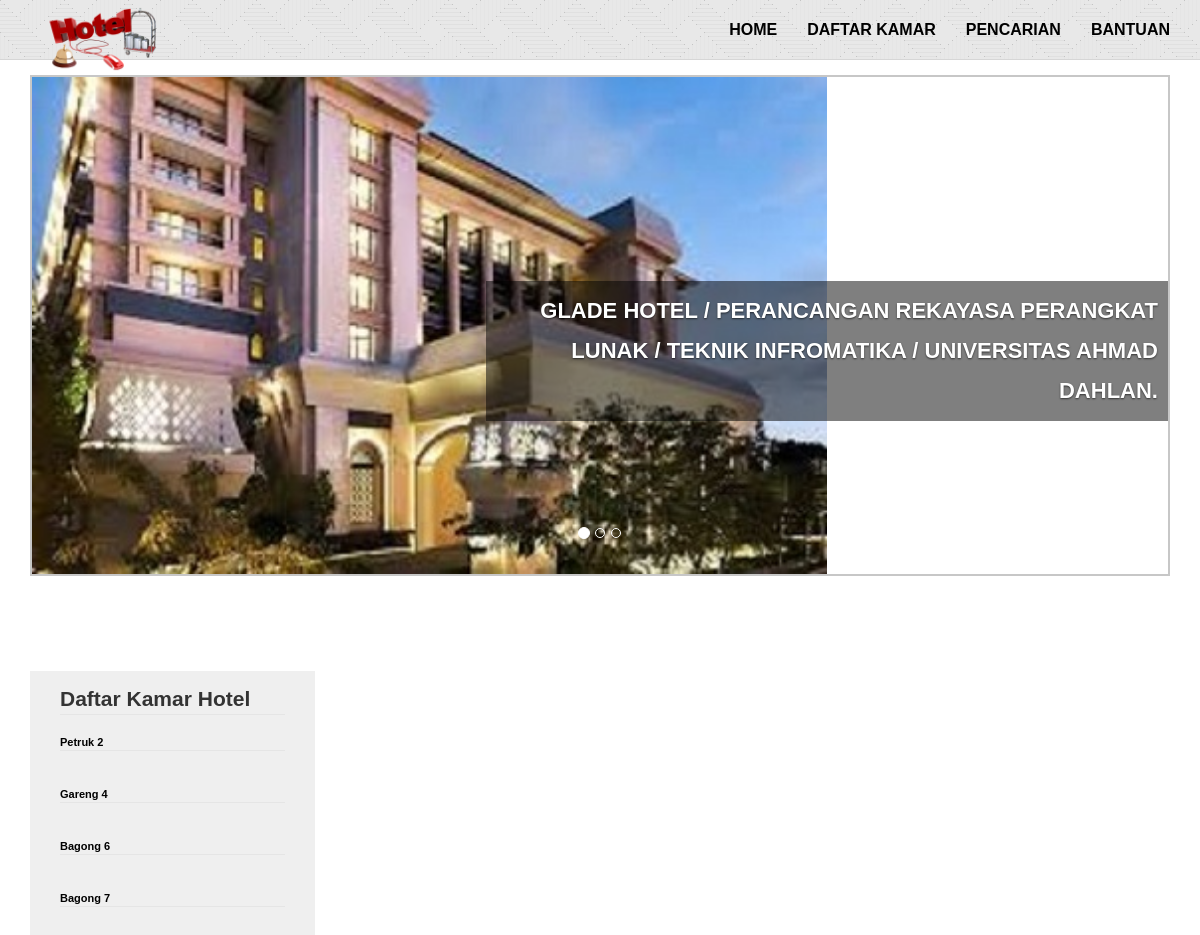
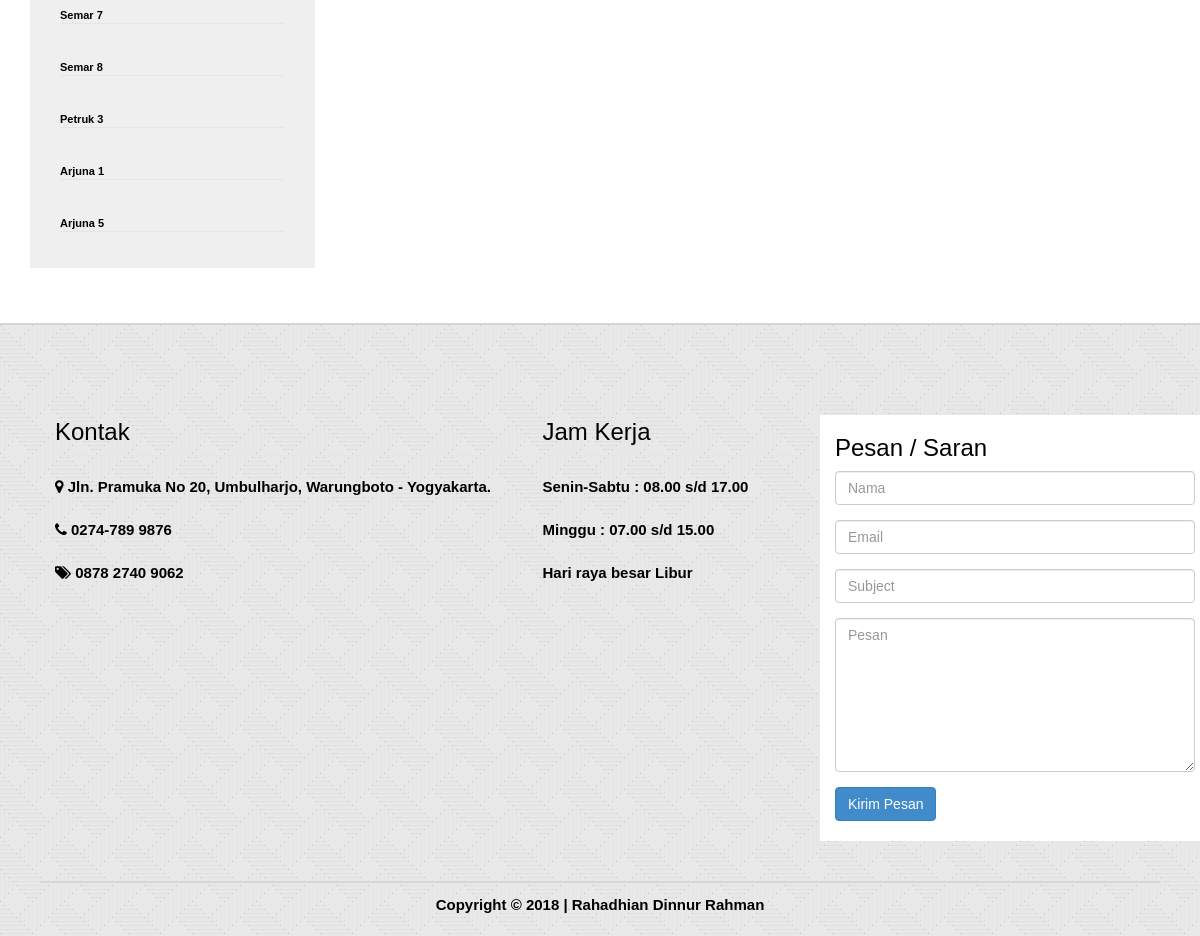
The page /pencarian.php on the database its author committed (2 pictures, top to bottom).
### tables this page shows
CREATE TABLE IF NOT EXISTS `tb_kamar` (
  `id_kamar` varchar(13) NOT NULL,
  `gambar` text NOT NULL,
  `nama_kamar` varchar(15) NOT NULL,
  `fasilitas` text NOT NULL,
  `harga` int(11) NOT NULL,
  `jenis_kamar` varchar(10) NOT NULL
);

### pencarian.php (the view, shortened to what this page needs)
<!DOCTYPE html>
<html lang="en">
<head>
    <link href="assets/css/bootstrap.css" rel="stylesheet" />
    <link href="assets/css/font-awesome.min.css" rel="stylesheet" />
    <link href="assets/css/style.css" rel="stylesheet" />
</head>
<body>
    <div class="navbar navbar-inverse navbar-fixed-top">
        <div class="container">
            <div class="navbar-header">
                <a href="index.php"><img src="logoku.png"  class="img-responsive" style="position: absolute; width: 150px;"></a><br>
            </div>
            <div class="navbar-collapse collapse">
                <ul class="nav navbar-nav navbar-right">
                    <li><a href="index.php"><b>HOME</b></a></li>
                    <li><a href="kamar.php"><b>DAFTAR KAMAR</b></a></li>
                    <li><a href="cek_booking.php"><b>PENCARIAN</b></a></li>
                    <li><a href="bantuan.php"><b>BANTUAN</b></a></li>
                </ul>
            </div>
        </div>
    </div>
<div id="home-sec">
    <div class="container"  >
        <div class="row text-center">
            <div  class="col-md-12" >
         <div id="carousel-example" class="carousel slide" data-ride="carousel">
                    <div class="carousel-inner">
                        <div class="item active">
                            <img width="70%" src="assets/img/a.jpg" alt="" />
                            <div class="carousel-caption">
                                <h4 class="back-light">Glade Hotel / Perancangan Rekayasa Perangkat Lunak / Teknik Infromatika / Universitas Ahmad Dahlan.</h4>
                            </div>
                        </div>
                    </div>
                    <ol class="carousel-indicators">
                        <li data-target="#carousel-example" data-slide-to="0" class="active"></li>
                        <li data-target="#carousel-example" data-slide-to="1"></li>
                        <li data-target="#carousel-example" data-slide-to="2"></li>
                    </ol>
                </div>
            </div>
        </div>
    </div>
</div>
<section  id="about" >
	<div class="container">
		<div class="row">
			<div class="panel-body">
                <div class="col-md-3" style="background-color: #efefef; font-size: 11px;">
                    <div class="col-md-12" style="font-size: 11px; padding-top: 5%;">
                    <legend><strong>Daftar Kamar Hotel</strong></legend>
                    </div>
                    <?php
                        include "administrator/login/koneksi.php";
                        $sql = "SELECT * from tb_kamar order by jenis_kamar desc";
                        $query = $mysql->query($sql);
                        $i=1;
                        while ($kamar = mysqli_fetch_array($query)) {?>
                            <div class="col-md-12" style="margin-bottom: 6%;">
                            <a href="kamar.php?id_kamar=<?php echo $kamar['id_kamar']; ?>"><strong style="color: black"><?php echo $kamar['nama_kamar']; ?></strong></a>
                            <legend></legend>
                            </div>
                    <?php $i++;} ?>
                </div>
                <div class="col-md-9">
                </div>
            </div>
        </div>
    </div>
</section>
<?php include 'footer.php' ?>
    </body>
</html>

### assets/css/style.css (style rules this page uses)
h1, h2, h3, h4, h5, h6 { font-family:'Verdana', sans-serif; }
.text-center { text-align: center; }
h4 { line-height: 40px; padding-bottom: 0px; font-size: 22px; font-weight: 900; text-transform:uppercase; }
section { padding-top:80px; margin-bottom:40px; }
#home-sec { padding-top:75px; color:#fff; }
#carousel-example { border:2px solid #C7C7C7; }
.back-light { background-color:rgba(0, 0, 0, 0.50); padding:10px; }
.navbar { font-size: 16px; background-image:url('../img/pixel_weave.png')!important; }
.navbar-inverse { background: #fff; min-height: 60px; padding-top: 5px; }
.navbar-inverse .navbar-nav > li > a { color: #000; }
.navbar-inverse { border-color: #D6D6D6; }
.navbar-inverse .navbar-collapse, .navbar-inverse .navbar-form { border-color: #000; }

### rows shown on the page
tb_kamar: nama_kamar "Petruk 2"
tb_kamar: nama_kamar "Gareng 4"
tb_kamar: nama_kamar "Bagong 6"
tb_kamar: nama_kamar "Bagong 7"
tb_kamar: nama_kamar "Semar 7"
tb_kamar: nama_kamar "Semar 8"
tb_kamar: nama_kamar "Petruk 3"
tb_kamar: nama_kamar "Arjuna 1"
tb_kamar: nama_kamar "Arjuna 5"
